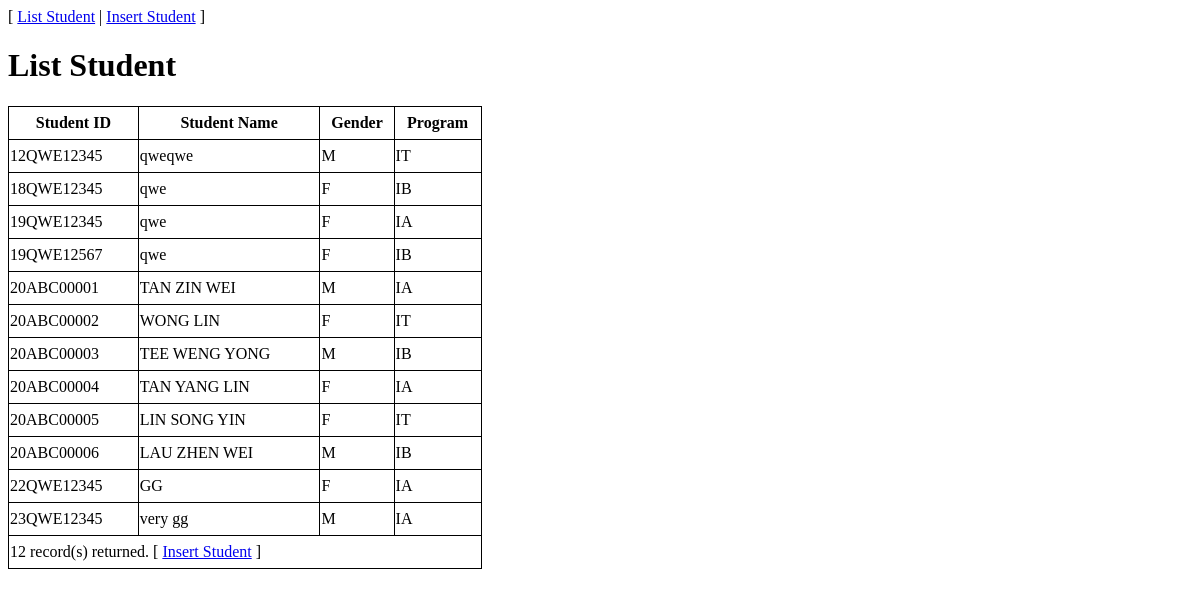
The app's page /Diploma/Practical4Q2/P4Q2list-student.php with its own data.
### tables this page shows
CREATE TABLE `student` (
  `StudentID` char(10) NOT NULL,
  `StudentName` varchar(30) NOT NULL,
  `Gender` char(1) NOT NULL,
  `Program` char(2) NOT NULL
);

### Diploma/Practical4Q2/P4Q2list-student.php (the view, shortened to what this page needs)
<!DOCTYPE html>
<html>
    <head>
    </head>
    <body>
        <?php
        include 'header.php';
        echo "<link rel='stylesheet' href='student.css'>";
        echo "<h1>List Student</h1>";
        $DB_Student = @mysqli_connect(DB_localhost,DB_user,DB_password,DB_name) OR die('Cant connect to MySQL: ' . mysqli_connect_error());
        $SQL_Student = "SELECT * FROM student ";
        $count=0;
        if($SQL_Query= mysqli_query($DB_Student, $SQL_Student)){
            if(mysqli_num_rows($SQL_Query)>0){
                echo "<table>";
                echo "<tr><th>Student ID</th><th>Student Name</th><th>Gender</th><th>Program</th></tr>";
                while ($row = mysqli_fetch_array($SQL_Query)) {
                    echo "<tr><td>".$row['StudentID']."</td><td>".$row['StudentName']."</td>";
                    echo "<td>".$row['Gender']."</td><td>".$row['Program']."</td></tr>";
                    $count++;
                }
                echo "<tr><td colspan='4'>$count record(s) returned.\t[\t<a href='P4Q2insert-student.php'>Insert Student</a>\t]</td></tr>";
                echo "</table>";
            }
            else{
                echo "Not Records";
            }
        }
        else{
            echo "Error";
        }
        ?>
    </body>
</html>

### Diploma/Practical4Q2/student.css (style rules this page uses)
table { border-collapse: collapse; width: 40%; }
table td, th { border: 1px solid black; height: 30px; }

### records on screen
student: StudentID "12QWE12345", StudentName "qweqwe", Gender "M", Program "IT"
student: StudentID "18QWE12345", StudentName "qwe", Gender "F", Program "IB"
student: StudentID "19QWE12345", StudentName "qwe", Gender "F", Program "IA"
student: StudentID "19QWE12567", StudentName "qwe", Gender "F", Program "IB"
student: StudentID "20ABC00001", StudentName "TAN ZIN WEI", Gender "M", Program "IA"
student: StudentID "20ABC00002", StudentName "WONG LIN", Gender "F", Program "IT"
student: StudentID "20ABC00003", StudentName "TEE WENG YONG", Gender "M", Program "IB"
student: StudentID "20ABC00004", StudentName "TAN YANG LIN", Gender "F", Program "IA"
student: StudentID "20ABC00005", StudentName "LIN SONG YIN", Gender "F", Program "IT"
student: StudentID "20ABC00006", StudentName "LAU ZHEN WEI", Gender "M", Program "IB"
student: StudentID "22QWE12345", StudentName "GG", Gender "F", Program "IA"
student: StudentID "23QWE12345", StudentName "very gg", Gender "M", Program "IA"

### other values on screen
$count "12"
